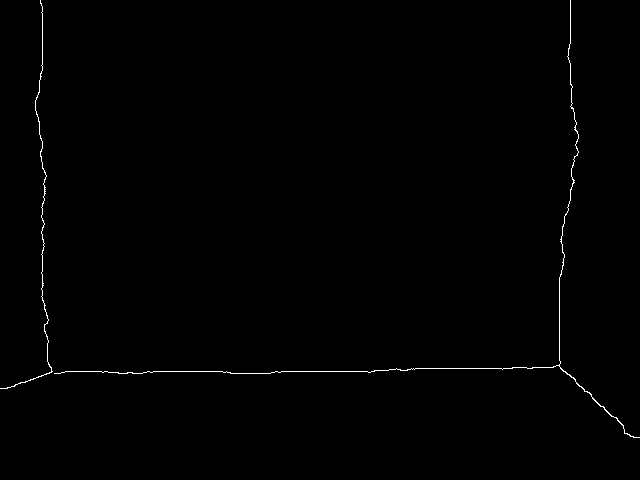
#> input picture code/obs_process/data/1_0_edge.jpg, 640 x 480 px, found by its file name
$ python wall_edge_detection.py
#> lines starting #> are read from the running program, lines starting #| are printed output that depends on the picture; after the words box and inside, x2 and y2 are one past the last pixel; in counts of white or black regions, pixels touching at a corner belong together
import math
import random

import cv2


def edge_detection(map_pth, edge_pth):

    # detect edge of map image
#> called with map_pth = 'code/obs_process/data/1_0_edge.jpg', edge_pth = 'code/obs_process/data/1_0_edge.txt'
    image = cv2.imread(map_pth)
#> image is the input picture: shape (480, 640, 3); min 0, max 255, mean 1.3

    image_gray = cv2.cvtColor(image, cv2.COLOR_BGR2GRAY)
    ret, thresh = cv2.threshold(image_gray, 150, 255, 0)
#> thresh: shape (480, 640); 0.5% white in thin lines or dots

    mode = cv2.RETR_TREE
    # method = cv2.CHAIN_APPROX_NONE
    method = cv2.CHAIN_APPROX_SIMPLE
    contours, hierarchy = cv2.findContours(thresh, mode, method)
#> contours = 2 contours; box (x1, y1, x2, y2) and area: (54, 0, 640, 438) 88, (0, 0, 53, 389) 46

    print(len(contours))
#| 2
    # print(len(hierarchy))

    # visualize edge detection result
    cv2.drawContours(image, contours, -1, (0, 0, 255), 2)
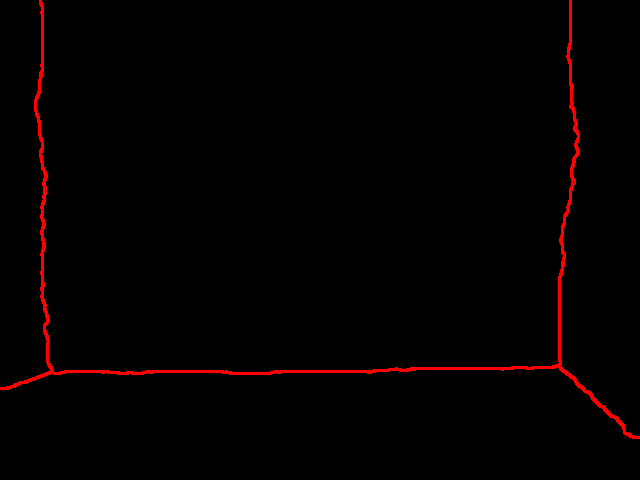
#> image: shape (480, 640, 3); 1.57% of pixels changed, all inside (x1, y1, x2, y2) = (0, 0, 640, 439)
    cv2.imshow("Edge", image)
    cv2.waitKey(0)

    # save edge detection result
    edge_count = 0
    edge_f = open(edge_pth, "w")
    for edge in contours:
        # print(edge)

        l_edge = len(edge)
        for idx in range(l_edge - 1):

            p_head = edge[idx]
            p_tail = edge[idx + 1]

            x_dis = p_head[0][0] - p_tail[0][0]
            y_dis = p_head[0][1] - p_tail[0][1]

            # save only the edge with enough length
            if math.sqrt(pow(x_dis, 2) + pow(y_dis, 2)) > 10:
                edge_f.write(f"({p_head[0][0]},{p_head[0][1]}), ({p_tail[0][0]},{p_tail[0][1]})\n")
                edge_count += 1
#> this loop made 2 passes
#> l_edge on passes 1 to 2: 466, 377
#> after the loop, edge_count = 38

    print(f"Map {map_pth} has {edge_count} edges")
#| Map code/obs_process/data/1_0_edge.jpg has 38 edges


def vis_edge(edge_pth, map_pth):

    # read edge detection result
#> called with edge_pth = 'code/obs_process/data/1_0_edge.txt', map_pth = 'code/obs_process/data/1_0_edge.jpg'
    edges = []
    edge_f = open(edge_pth)
    for edge in edge_f:
        edge = edge.split(", ")
        ps = []
        for p in edge:
            ps.append(eval(p))
        # print(ps)
        edges.append(ps)
    # print(edges)

    # draw one edge on map image
    map_f = cv2.imread(map_pth)
    random.shuffle(edges)
    for ps in edges:
        # cv2.circle(map_f, p, 2, (0, 0, 255), -1)
        cv2.line(map_f, ps[0], ps[1], (0, 0, 255), 5)
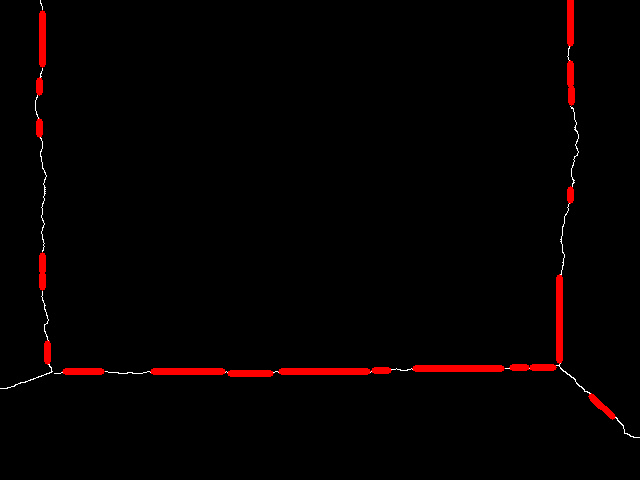
#> map_f: shape (480, 640, 3); 1.75% of pixels changed, all inside (x1, y1, x2, y2) = (36, 0, 616, 420)

    cv2.namedWindow("Edge", cv2.WINDOW_NORMAL)
    cv2.resizeWindow("Edge", 1200, 1200)
    cv2.imshow("Edge", map_f)
    cv2.waitKey(0)


if __name__ == "__main__":

    # map_pth = "code/map_process/data/floor_no_obj_0.png"
    map_pth = "code/obs_process/data/1_0_edge.jpg"
    edge_pth = "code/obs_process/data/1_0_edge.txt"

    edge_detection(map_pth, edge_pth)

    vis_edge(edge_pth, map_pth)
